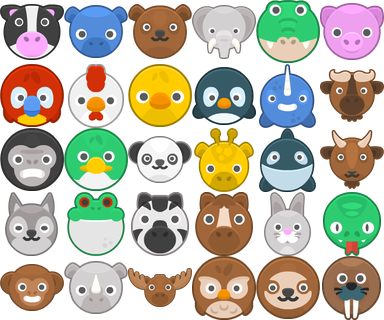
#> input picture assets/animal-pack.png, 384 x 320 px; its folder holds only this picture in this run
$ python make_sprites.py . out.png
#> lines starting #> are read from the running program, lines starting #| are printed output that depends on the picture
import os
from math import ceil, sqrt
from PIL import Image

def spaced_class_sort(filenames):
    """
    Sort filenames of the form '<class>-<number>' so that
    files of the same class are maximally spaced apart.
    """

    from collections import defaultdict, deque

    # Step 1: Group by class
    groups = defaultdict(list)
    for name in filenames:
        cls, num = name.rsplit("-", 1)
        groups[cls].append(name)

    # Step 2: Sort each class internally by number
    for cls in groups:
        groups[cls].sort(key=lambda s: int(s.split("-")[-1].split('.')[0]))
        groups[cls] = deque(groups[cls])  # faster pops

    # Step 3: Round-robin distribute
    classes = list(groups.keys())
    result = []

    while any(groups[c] for c in classes):
        for c in classes:
            if groups[c]:
                result.append(groups[c].popleft())

    return result

def load_and_prepare_image(path, sprite_size):
    """Load an image, scale to fit inside sprite_size x sprite_size,
    and center it inside a new sprite canvas."""
#> called with path = './animal-pack.png', sprite_size = 128
    img = Image.open(path).convert("RGBA")
#> img is the input picture: PIL image 384x320 RGBA; mean R, G, B, A 107.4, 103, 85.4, 167.5

    # Determine scaling while preserving aspect ratio
    w, h = img.size
#> w = 384; h = 320
    scale = min(sprite_size / w, sprite_size / h)
#> scale = 0.333
    new_w = int(w * scale)
#> new_w = 128
    new_h = int(h * scale)
#> new_h = 106

    img = img.resize((new_w, new_h), Image.LANCZOS)
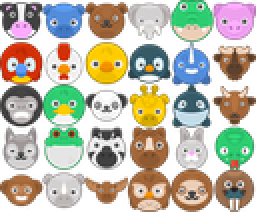
#> img: PIL image 128x106 RGBA (shown 2 times larger); mean R, G, B, A 117.5, 112.9, 93.3, 167.3; transparent parts drawn white

    # Create centered canvas
    canvas = Image.new("RGBA", (sprite_size, sprite_size), (0, 0, 0, 0))
#> canvas: PIL image 128x128 RGBA; every value is 0
    offset_x = (sprite_size - new_w) // 2
#> offset_x = 0
    offset_y = (sprite_size - new_h) // 2
#> offset_y = 11
    canvas.paste(img, (offset_x, offset_y))
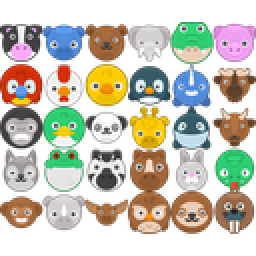
#> canvas: PIL image 128x128 RGBA (shown 2 times larger); mean R, G, B, A 97.3, 93.5, 77.3, 138.6; transparent parts drawn white

    return canvas

def build_spritesheet(directory, sprite_size, output_path, shuffle=True):
    # Collect all image files
    files = [
        os.path.join(directory, f)
        for f in os.listdir(directory)
        if f.lower().endswith(('.png', '.jpg', '.jpeg'))
    ]
    if not files:
        raise ValueError("No image files found in directory.")

    files = sorted(files)
    if shuffle:
        files = spaced_class_sort(files)

    # Load & prepare all images
    sprites = [load_and_prepare_image(f, sprite_size) for f in files]
#> sprites = 1 item
    n = len(sprites)
#> n = 1

    # Determine sheet layout (square-ish grid)
    cols = int(ceil(sqrt(n)))
#> cols = 1
    rows = int(ceil(n / cols))
#> rows = 1

    sheet_width = cols * sprite_size
#> sheet_width = 128
    sheet_height = rows * sprite_size
#> sheet_height = 128

    # Create sheet
    sheet = Image.new("RGBA", (sheet_width, sheet_height), (0, 0, 0, 0))

    # Paste sprites into final sheet
    for idx, sprite in enumerate(sprites):
        col = idx % cols
        row = idx // cols
        x = col * sprite_size
        y = row * sprite_size
        sheet.paste(sprite, (x, y))
#> this loop made 1 pass
#> (col, row, x, y) on pass 1: (0, 0, 0, 0)

    # Save output
    sheet.save(output_path)
    print(f"Sprite sheet saved as {output_path}")
    print(f"Total sprites: {n}, Grid: {cols}x{rows}")
#| Total sprites: 1, Grid: 1x1

if __name__ == "__main__":
    import argparse
    parser = argparse.ArgumentParser(description="Generates a spritesheet from an image directory.")
    parser.add_argument("directory", help="Path to image files")
    parser.add_argument("output", help="Path to output .png file")
    parser.add_argument("--sprite_size", type=int, default=128, help="Final size of each sprite (n.b. will force square)")
    parser.add_argument("--shuffle", action='store_true', help="Path to output .png file")
    args = parser.parse_args()

    build_spritesheet(args.directory, args.sprite_size, args.output, args.shuffle)

$ run again, on assets/jet1.png
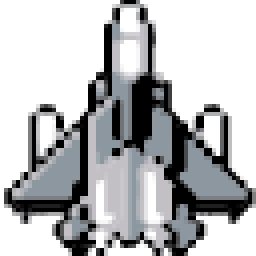
#> input picture assets/jet1.png, 64 x 64 px (shown 4 times larger)
#> in load_and_prepare_image, img is the input picture: PIL image 64x64 RGBA; mean R, G, B, A 176.6, 177.8, 179.5, 126.2
#> in load_and_prepare_image, `img = img.resize((new_w, new_h), Image.LANCZOS)`:
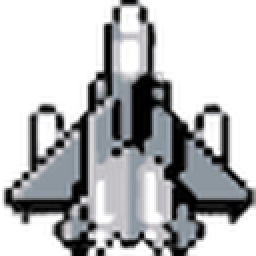
#> img: PIL image 128x128 RGBA (shown 2 times larger); mean R, G, B, A 60.4, 61.6, 63.5, 126.1; transparent parts drawn white
#> canvas: PIL image 128x128 RGBA; every value is 0
#> sprites = 1 item
#> n = 1
#> sheet_width = 128
#> the loop in build_spritesheet, `for idx, sprite in enumerate(sprites):` made 1 pass
#> (col, row, x, y) on pass 1: (0, 0, 0, 0)
#| Total sprites: 1, Grid: 1x1

$ run again, on assets/jet2.png
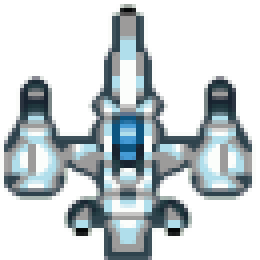
#> input picture assets/jet2.png, 65 x 65 px (shown 4 times larger)
#> in load_and_prepare_image, img is the input picture: PIL image 65x65 RGBA; mean R, G, B, A 191.9, 200.7, 202.7, 108.4
#> in load_and_prepare_image, `img = img.resize((new_w, new_h), Image.LANCZOS)`:
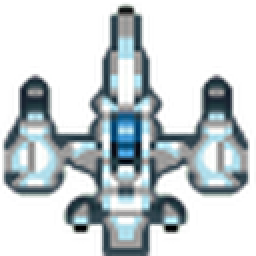
#> img: PIL image 128x128 RGBA (shown 2 times larger); mean R, G, B, A 61.5, 70.1, 73.1, 108.4; transparent parts drawn white
#> canvas: PIL image 128x128 RGBA; every value is 0
#> sprites = 1 item
#> n = 1
#> sheet_width = 128
#> the loop in build_spritesheet, `for idx, sprite in enumerate(sprites):` made 1 pass
#> (col, row, x, y) on pass 1: (0, 0, 0, 0)
#| Total sprites: 1, Grid: 1x1
